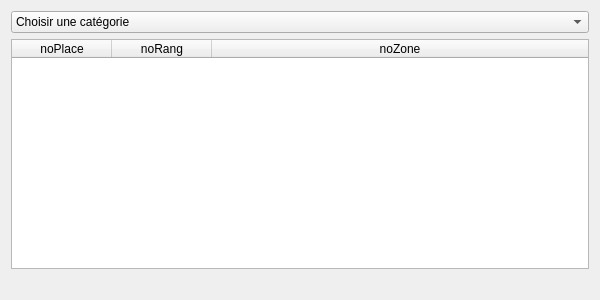
<?xml version="1.0" encoding="UTF-8"?>
<ui version="4.0">
 <class>fct_comp_2</class>
 <widget class="QDialog" name="fct_comp_2">
  <property name="geometry">
   <rect>
    <x>0</x>
    <y>0</y>
    <width>600</width>
    <height>300</height>
   </rect>
  </property>
  <property name="windowTitle">
   <string>Liste des places d'une catégorie (version 2)</string>
  </property>
  <layout class="QVBoxLayout" name="verticalLayout">
   <item>
    <widget class="QComboBox" name="comboBox_categorie">
     <item>
      <property name="text">
       <string>Choisir une catégorie</string>
      </property>
     </item>
    </widget>
   </item>
   <item>
    <widget class="QTableWidget" name="table_fct_comp_2">
     <attribute name="horizontalHeaderMinimumSectionSize">
      <number>50</number>
     </attribute>
     <attribute name="horizontalHeaderStretchLastSection">
      <bool>true</bool>
     </attribute>
     <attribute name="verticalHeaderVisible">
      <bool>false</bool>
     </attribute>
     <column>
      <property name="text">
       <string>noPlace</string>
      </property>
     </column>
     <column>
      <property name="text">
       <string>noRang</string>
      </property>
     </column>
     <column>
      <property name="text">
       <string>noZone</string>
      </property>
     </column>
    </widget>
   </item>
   <item>
    <widget class="QLabel" name="label_fct_comp_2">
     <property name="text">
      <string/>
     </property>
     <property name="alignment">
      <set>Qt::AlignCenter</set>
     </property>
    </widget>
   </item>
  </layout>
 </widget>
 <resources/>
 <connections/>
 <slots>
  <slot>refreshResult()</slot>
 </slots>
</ui>
